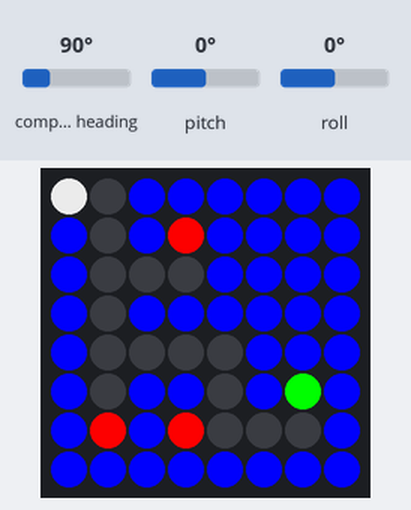
This program was run on a simulated Raspberry Pi (BCM pin numbers) with a Sense HAT. On the bench: the Sense HAT's 8×8 RGB LED matrix. Inputs (shaded band) come from the test bench; at power-on: pitch 0°, roll 0°, compass heading 90°. Random numbers come from a fixed seed; the 64×8 strip is a reading aid, not a part: it shows the text the matrix is scrolling, unrolled, one strip-width of it at a time; the Sense HAT reports a negative pitch or roll as 360° plus the angle. At 9.6 s the program stops and its outputs stay as they are.

Above: at 1.2 s.
1.3 s: pitch set to -86°
At 2.3 s:
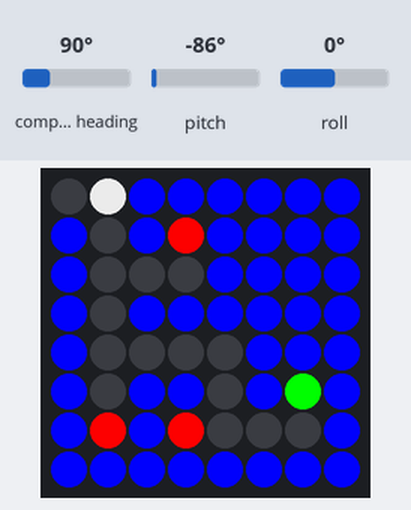
2.8 s: roll set to 45°
At 3.4 s:
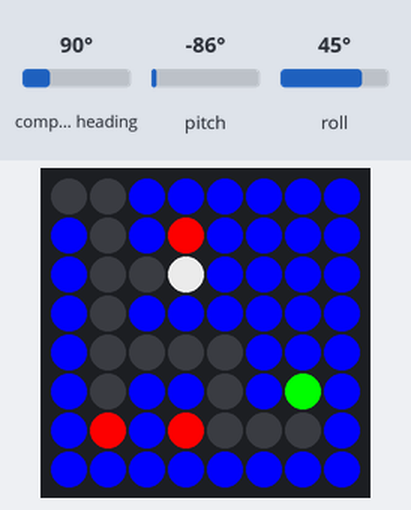
4.4 s: pitch set to 9°
5.9 s: pitch set to 12°
At 10.1 s:
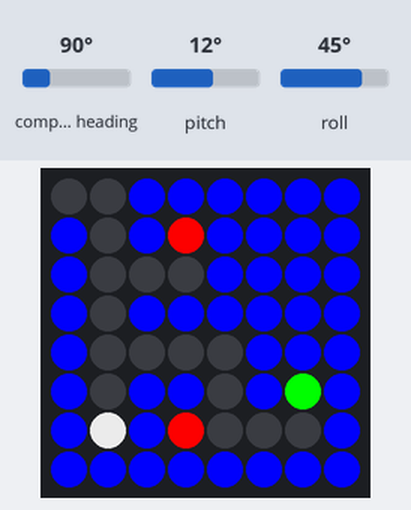
Timing chart, 0 to 11.1 s (numbered marks = the images above; inputs shaded):
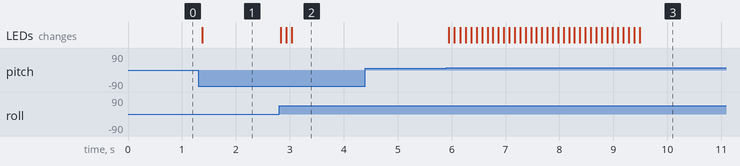

The program:

ree.py
```python
from sense_hat import SenseHat
from time import sleep
import random
sense = SenseHat()
sense.clear()
game_over = False
x = 0
y = 0
r = (255, 0, 0)
b = (0, 0, 255)
g = (0, 255, 0)
a = (192, 192, 192)
e = (0, 0, 0)


maze1 = [[a,e,b,b,r,b,b,b],
        [b,e,e,e,e,e,e,b],
        [b,b,b,b,e,b,r,b],
        [b,b,b,b,e,b,r,b],
        [b,e,e,e,e,e,e,b],
        [b,e,b,b,e,b,b,b],
        [b,e,b,r,e,e,b,b],
        [b,g,b,b,b,b,b,b]]
maze2 = [[e,e,b,b,b,b,b,b],
        [b,e,b,r,b,b,b,b],
        [b,e,e,e,b,b,b,b],
        [b,e,b,b,b,b,b,b],
        [b,e,e,e,e,b,b,b],
        [b,e,b,b,e,b,g,b],
        [b,r,b,r,e,e,e,b],
        [b,b,b,b,b,b,b,b]]
maze3 = [[a,e,b,b,b,b,b,b],
        [b,e,b,r,e,b,b,b],
        [b,e,e,e,e,b,r,b],
        [b,e,e,e,e,e,e,b],
        [b,e,b,e,r,e,g,b],
        [b,e,b,e,e,e,r,b],
        [b,r,b,b,b,b,b,b],
        [b,b,b,b,b,b,b,b]]
maze4 = [[b,e,b,b,r,b,b,b],
        [b,e,e,e,e,e,e,b],
        [b,b,b,b,e,b,r,b],
        [b,b,b,b,e,b,r,b],
        [b,e,e,e,e,e,e,b],
        [b,e,b,b,e,b,b,b],
        [b,e,b,r,e,g,b,b],
        [b,b,b,b,b,b,b,b]]
mazes = [maze1, maze2, maze3, maze4, ]
maze = random.choice(mazes)
def check_wall(x, y, new_x, new_y):
    if maze[new_y][new_x] != b:
        return new_x, new_y
    elif maze[new_y][x] != b:
        return x, new_y
    elif maze[y][new_x] !=  b:
        return new_x, y
    else:
        return x,y

def move_marble(pitch, roll, x, y):
    new_x = x
    new_y = y
    if 10 < pitch < 170 and x != 0:
        new_x -= 1
    if 190 < pitch < 350 and x != 7:
        new_x += 1
    if 190 < roll < 350 and y != 0:
        new_y -= 1
    if 10 < roll < 170 and y != 7:
        new_y += 1
    new_x, new_y = check_wall(x,y,new_x,new_y)
    return new_x, new_y


while game_over == False:
    o = sense.get_orientation()
    pitch = o["pitch"]
    roll = o["roll"]
    x,y = move_marble(pitch, roll, x, y)

    if maze[y][x] == g:
      sense.show_message("GG You Ain't Trash")
      sense.clear()
      game_over = True
    if maze[y][x] == r:
      sense.show_message("Bruh")
      sense.clear()
      game_over = True
    maze[y][x] = a
    sense.set_pixels(sum(maze,[]))
    sleep(0.1)
    maze[y][x] = e
```

Measured:
- the behaviour switches between 10 and 11° on pitch (found by bisection; images 2 and 3)
- after the input at 1.3 s, the LEDs: change after 0.08 s (image 1)
- after the input at 2.8 s, the LEDs: first change at once (image 2 shows a later state)
- after the input at 4.4 s, every drawn part: stays the same
- after the input at 5.9 s, the LEDs: first change after 0.05 s (image 3 shows a later state)
